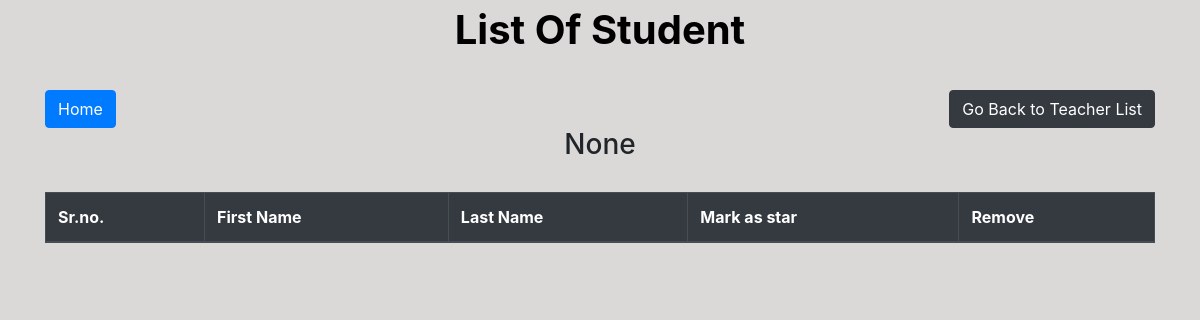
/selected_student/17, run on an earlier commit of the app's database.
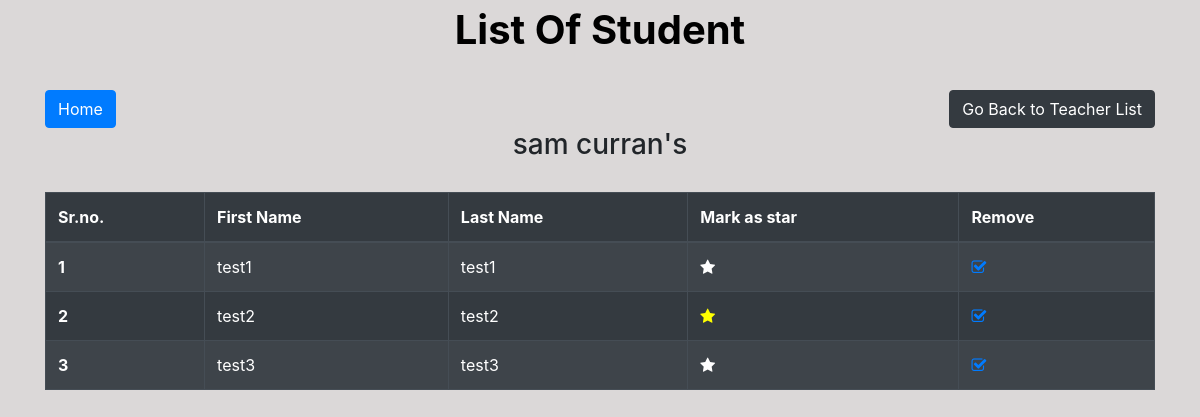
And on a later commit of the database.
### app/models.py (models this page shows, shortened)
class Teacher(models.Model):
    first_name = models.CharField(max_length=50)
    last_name = models.CharField(max_length=50)
    def __str__(self):
        return self.first_name + " " + self.last_name

class TeacherStudent(models.Model):
    teacher = models.ForeignKey(
        to="teacher", on_delete=models.CASCADE, related_name="teacher"
    )
    student = models.ForeignKey(
        to="student", on_delete=models.CASCADE, related_name="student"
    )
    is_star = models.BooleanField(default=False)

class Student(models.Model):
    first_name = models.CharField(max_length=50)
    last_name = models.CharField(max_length=50)

### app/views.py (the view)
# urls.py: path("selected_student/<int:pk>", views.assigned_students, name="selected_student"),
def assigned_students(request, pk):
    student_obj = TeacherStudent.objects.filter(teacher=pk).select_related(
        "teacher", "student"
    )
    teacher = getattr(student_obj.first(), "teacher", None)
    context = {"teacher": teacher, "student": student_obj}
    return render(request, "app/select_student.html", context)

### app/templates/app/select_student.html (shortened to what this page needs)
{% extends 'app/base.html' %}
{% block content %}
<legend align="center" class="text"><b> List Of Student </b></legend>
<section class='text-left container'>
  <button href="" class="btn btn-primary" type="submit">
    <a href="{% url 'home' %}" style="color:white;" > Home</a>
  </button>
  <button
    class="btn btn-dark"
    style="float:right"
    onclick="location.href='{% url 'teacher_list' %}'"
  >Go Back to Teacher List</button>
</section>
<h3 style='text-align:center'>{{teacher}}</h3>
<div class="container">
  <table class="table table-striped table-bordered table-hover table-dark">
      <thead>
          <tr>
              <th scope="col">Sr.no.</th>
              <th scope="col">First Name</th>
              <th scope="col">Last Name</th>
              <th scope="col">Mark as star</th>
              <th scope="col">Remove</th>
          </tr>
      </thead>
      <tbody>
      {% for s in student %}
          <tr>
              <th scope="row">{{forloop.counter}}</th>
              <td>{{ s.student.first_name}}</td>
              <td>{{ s.student.last_name}}</td>
              <td><a
                  title='{% if s.is_star %} Starred {% else %} Unstarred {% endif %}'
                  style="color: {% if s.is_star %} yellow {% else %} white {% endif %}"
                  href=
                    {% if teacher %} {% url 'mark_as_star' teacher=teacher.id student=s.student.id %}
                    {% else %}#{% endif%}>
                  <i class="fa fa-star"></i>
                </a>
              </td>
              <td>
                <a href=
                  {% if teacher %} {% url 'remove_student' teacher=teacher.id student=s.student.id %}
                  {% else %}#{% endif%}>
                  <i class="fa fa-check-square-o" aria-hidden="true"></i>
              </a>
            </td>
          </tr>
        {% endfor %}
      </tbody>
  </table>
</div>
{% endblock content %}

What changed in the data, as far as the page shows it:
added Teacher: first_name+last_name "sam curran's"
added TeacherStudent: student.first_name "test1", student.last_name "test1"
added TeacherStudent: student.first_name "test2", student.last_name "test2", is_star True (drawn)
added TeacherStudent: student.first_name "test3", student.last_name "test3"
Also different on the page:
{{ teacher }}: "None" → (not shown)
